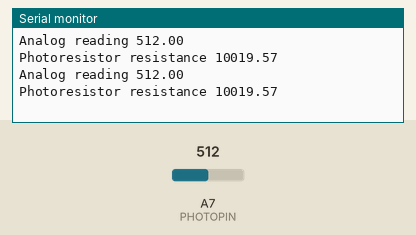
The sketch below on a simulated Arduino Nano, built with avr-gcc and run on an emulated ATmega328P. Shown: the last lines printed to the serial monitor. The test bench sets the inputs (shaded band); at power-on: A7 (PHOTOPIN) = 512.

Above: at 1.8 s.
1.9 s: A7 (PHOTOPIN) set to 1008
At 2.8 s:
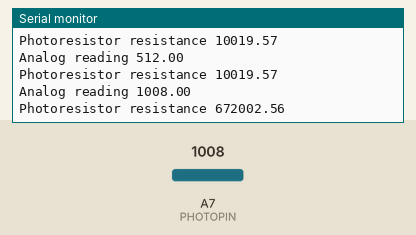
3.4 s: A7 (PHOTOPIN) set to 1023
At 4.7 s:
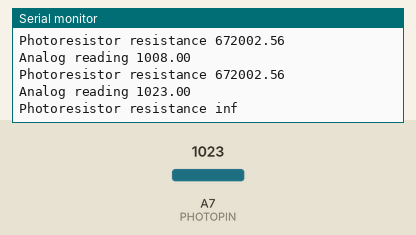
Timing chart, 0 to 6.4 s (numbered marks = the images above; inputs shaded):
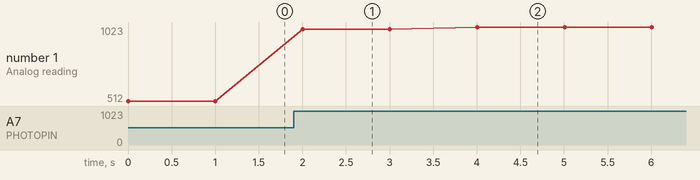

Measured:
- the behaviour switches between 1022 and 1023 on A7 (PHOTOPIN) (found by bisection; images 1 and 2)
- after the input at 1.9 s, the serial monitor: prints a new line after 0.10 s (image 1)
- after the input at 3.4 s, the serial monitor: prints a new line after 0.61 s (image 2)
- plotted number 1: 512 → 1008 after the input at 1.9 s, 1008 → 1023 after the input at 3.4 s

The sketch:

photoresistor.ino
```cpp
/* Awsome Green Spaces challange!
 *
 *  Agnieszka Noculak, Adam Pyka
 *
 *  Test of photoresistor
 */


#define SERIESRESISTOR 10000
#define PHOTOPIN A7

void setup(void) {
  Serial.begin(9600);
  while(!Serial);
}

void loop(void) {
  float reading;

  reading = analogRead(PHOTOPIN);

  Serial.print("Analog reading ");
  Serial.println(reading);

  reading = (1023 / reading)  - 1;     // (1023/ADC - 1)
  reading = SERIESRESISTOR / reading;  // 10K / (1023/ADC - 1)
  Serial.print("Photoresistor resistance ");
  Serial.println(reading);

  delay(1000);
}
```
